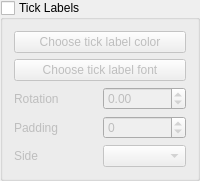
                                                            <widget class="QGroupBox" name="groupBox_yAxis2_setTickLabelVisible">
                                                                <property name="title">
                                                                    <string>Tick Labels</string>
                                                                </property>
                                                                <property name="checkable">
                                                                    <bool>true</bool>
                                                                </property>
                                                                <property name="checked">
                                                                    <bool>false</bool>
                                                                </property>
                                                                <layout class="QGridLayout" name="gridLayout_24">
                                                                    <item row="5" column="0">
                                                                        <layout class="QHBoxLayout" name="horizontalLayout_14">
                                                                            <item>
                                                                                <widget class="QLabel" name="label_16">
                                                                                    <property name="text">
                                                                                        <string>Rotation</string>
                                                                                    </property>
                                                                                </widget>
                                                                            </item>
                                                                            <item>
                                                                                <widget class="QDoubleSpinBox"
                                                                                        name="doubleSpinBox_yAxis2_setTickLabelRotation">
                                                                                    <property name="toolTip">
                                                                                        <string>Tick rotation</string>
                                                                                    </property>
                                                                                    <property name="minimum">
                                                                                        <double>-90.000000000000000</double>
                                                                                    </property>
                                                                                    <property name="maximum">
                                                                                        <double>90.000000000000000</double>
                                                                                    </property>
                                                                                </widget>
                                                                            </item>
                                                                        </layout>
                                                                    </item>
                                                                    <item row="2" column="0">
                                                                        <widget class="QPushButton" name="pushButton_yAxis2_setTickLabelColor">
                                                                            <property name="text">
                                                                                <string>Choose tick label color</string>
                                                                            </property>
                                                                        </widget>
                                                                    </item>
                                                                    <item row="7" column="0">
                                                                        <layout class="QHBoxLayout" name="horizontalLayout_15">
                                                                            <item>
                                                                                <widget class="QLabel" name="label_15">
                                                                                    <property name="text">
                                                                                        <string>Padding</string>
                                                                                    </property>
                                                                                </widget>
                                                                            </item>
                                                                            <item>
                                                                                <widget class="QSpinBox" name="spinBox_yAxis2_setTickLabelPadding">
                                                                                    <property name="minimum">
                                                                                        <number>-100</number>
                                                                                    </property>
                                                                                    <property name="maximum">
                                                                                        <number>100</number>
                                                                                    </property>
                                                                                </widget>
                                                                            </item>
                                                                        </layout>
                                                                    </item>
                                                                    <item row="3" column="0">
                                                                        <widget class="QPushButton" name="pushButton_yAxis2_setTickLabelFont">
                                                                            <property name="text">
                                                                                <string>Choose tick label font</string>
                                                                            </property>
                                                                        </widget>
                                                                    </item>
                                                                    <item row="9" column="0">
                                                                        <layout class="QHBoxLayout" name="horizontalLayout_16">
                                                                            <item>
                                                                                <widget class="QLabel" name="label_14">
                                                                                    <property name="text">
                                                                                        <string>Side</string>
                                                                                    </property>
                                                                                </widget>
                                                                            </item>
                                                                            <item>
                                                                                <widget class="QComboBox"
                                                                                        name="comboBox_yAxis2_setTickLabelPosition"/>
                                                                            </item>
                                                                        </layout>
                                                                    </item>
                                                                </layout>
                                                            </widget>
